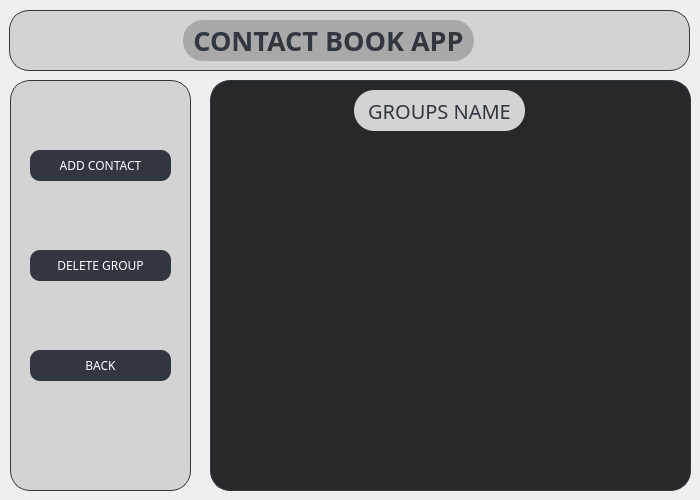
<?xml version="1.0" encoding="UTF-8"?>
<ui version="4.0">
 <class>ContactsInGroupWindow</class>
 <widget class="QDialog" name="ContactsInGroupWindow">
  <property name="geometry">
   <rect>
    <x>0</x>
    <y>0</y>
    <width>700</width>
    <height>500</height>
   </rect>
  </property>
  <property name="windowTitle">
   <string>Dialog</string>
  </property>
  <property name="styleSheet">
   <string notr="true">QForm
{
	background-color: black;
}</string>
  </property>
  <widget class="QFrame" name="UpperPanel">
   <property name="geometry">
    <rect>
     <x>9</x>
     <y>10</y>
     <width>681</width>
     <height>61</height>
    </rect>
   </property>
   <property name="maximumSize">
    <size>
     <width>16777215</width>
     <height>16777215</height>
    </size>
   </property>
   <property name="styleSheet">
    <string notr="true">QFrame {
    background-color: lightgray;
    border: 1px solid #31363F;
    border-radius: 20px;
}

QFrame:hover {
    background-color: darkgray;
}</string>
   </property>
   <property name="frameShape">
    <enum>QFrame::StyledPanel</enum>
   </property>
   <property name="frameShadow">
    <enum>QFrame::Raised</enum>
   </property>
   <widget class="QLabel" name="Heading">
    <property name="geometry">
     <rect>
      <x>174</x>
      <y>10</y>
      <width>291</width>
      <height>41</height>
     </rect>
    </property>
    <property name="font">
     <font>
      <family>Unispace</family>
      <pointsize>20</pointsize>
      <bold>true</bold>
     </font>
    </property>
    <property name="styleSheet">
     <string notr="true">QLabel
{
	background-color: darkgray;
	border: none;
	color: #31363F;
}</string>
    </property>
    <property name="text">
     <string>CONTACT BOOK APP</string>
    </property>
    <property name="alignment">
     <set>Qt::AlignCenter</set>
    </property>
   </widget>
  </widget>
  <widget class="QFrame" name="RightPanel">
   <property name="geometry">
    <rect>
     <x>210</x>
     <y>80</y>
     <width>481</width>
     <height>411</height>
    </rect>
   </property>
   <property name="styleSheet">
    <string notr="true">QFrame
{
	background-color: #272829;
	border: 1px solid #31363F;
	border-radius:20px;
}</string>
   </property>
   <property name="frameShape">
    <enum>QFrame::StyledPanel</enum>
   </property>
   <property name="frameShadow">
    <enum>QFrame::Raised</enum>
   </property>
   <widget class="QLabel" name="OperationHeading">
    <property name="geometry">
     <rect>
      <x>144</x>
      <y>10</y>
      <width>171</width>
      <height>41</height>
     </rect>
    </property>
    <property name="font">
     <font>
      <family>Unispace</family>
      <pointsize>15</pointsize>
      <bold>false</bold>
     </font>
    </property>
    <property name="styleSheet">
     <string notr="true">QLabel
{
	border: none;
	background-color: lightgray;
	color: #31363F;
}</string>
    </property>
    <property name="text">
     <string>GROUPS NAME</string>
    </property>
    <property name="alignment">
     <set>Qt::AlignCenter</set>
    </property>
   </widget>
   <widget class="QListWidget" name="ContactListWidget">
    <property name="geometry">
     <rect>
      <x>75</x>
      <y>70</y>
      <width>401</width>
      <height>321</height>
     </rect>
    </property>
    <property name="font">
     <font>
      <family>Unispace</family>
      <pointsize>14</pointsize>
     </font>
    </property>
    <property name="cursor" stdset="0">
     <cursorShape>PointingHandCursor</cursorShape>
    </property>
    <property name="styleSheet">
     <string notr="true">QListWidget
{
	border: none;
}
QListWidget::item
{
	margin-bottom: 5px;
	color: darkgray;
}
QListWidget::item::hover
{
	border-bottom: 1px solid gray;
}</string>
    </property>
   </widget>
  </widget>
  <widget class="QFrame" name="LeftPanel">
   <property name="geometry">
    <rect>
     <x>10</x>
     <y>80</y>
     <width>181</width>
     <height>411</height>
    </rect>
   </property>
   <property name="styleSheet">
    <string notr="true">QFrame {
    background-color: lightgray;
    border: 1px solid #31363F;
    border-radius: 20px;
}

QFrame:hover {
    background-color: darkgray;
}</string>
   </property>
   <property name="frameShape">
    <enum>QFrame::StyledPanel</enum>
   </property>
   <property name="frameShadow">
    <enum>QFrame::Raised</enum>
   </property>
   <widget class="QPushButton" name="DeleteGroupButton">
    <property name="geometry">
     <rect>
      <x>20</x>
      <y>170</y>
      <width>141</width>
      <height>31</height>
     </rect>
    </property>
    <property name="font">
     <font>
      <family>Unispace</family>
     </font>
    </property>
    <property name="cursor">
     <cursorShape>PointingHandCursor</cursorShape>
    </property>
    <property name="styleSheet">
     <string notr="true">QPushButton {
    background-color: #31363F;
    color: white;
    border: none;
    padding: 8px 16px;
    border-radius: 10px;
}
QPushButton:hover {
    background-color: #CED4DA;
    color: #4CAF50;
}</string>
    </property>
    <property name="text">
     <string>DELETE GROUP</string>
    </property>
   </widget>
   <widget class="QPushButton" name="BackButton">
    <property name="geometry">
     <rect>
      <x>20</x>
      <y>270</y>
      <width>141</width>
      <height>31</height>
     </rect>
    </property>
    <property name="font">
     <font>
      <family>Unispace</family>
     </font>
    </property>
    <property name="cursor">
     <cursorShape>PointingHandCursor</cursorShape>
    </property>
    <property name="styleSheet">
     <string notr="true">QPushButton {
    background-color: #31363F;
    color: white;
    border: none;
    padding: 8px 16px;
    border-radius: 10px;
}
QPushButton:hover {
    background-color: #CED4DA;
    color: #4CAF50;
}</string>
    </property>
    <property name="text">
     <string>BACK</string>
    </property>
   </widget>
   <widget class="QPushButton" name="AAddContactToGroupButton">
    <property name="geometry">
     <rect>
      <x>20</x>
      <y>70</y>
      <width>141</width>
      <height>31</height>
     </rect>
    </property>
    <property name="font">
     <font>
      <family>Unispace</family>
     </font>
    </property>
    <property name="cursor">
     <cursorShape>PointingHandCursor</cursorShape>
    </property>
    <property name="styleSheet">
     <string notr="true">QPushButton {
    background-color: #31363F;
    color: white;
    border: none;
    padding: 8px 16px;
    border-radius: 10px;
}
QPushButton:hover {
    background-color: #CED4DA;
    color: #4CAF50;
}</string>
    </property>
    <property name="text">
     <string>ADD CONTACT</string>
    </property>
   </widget>
  </widget>
 </widget>
 <resources/>
 <connections/>
</ui>
